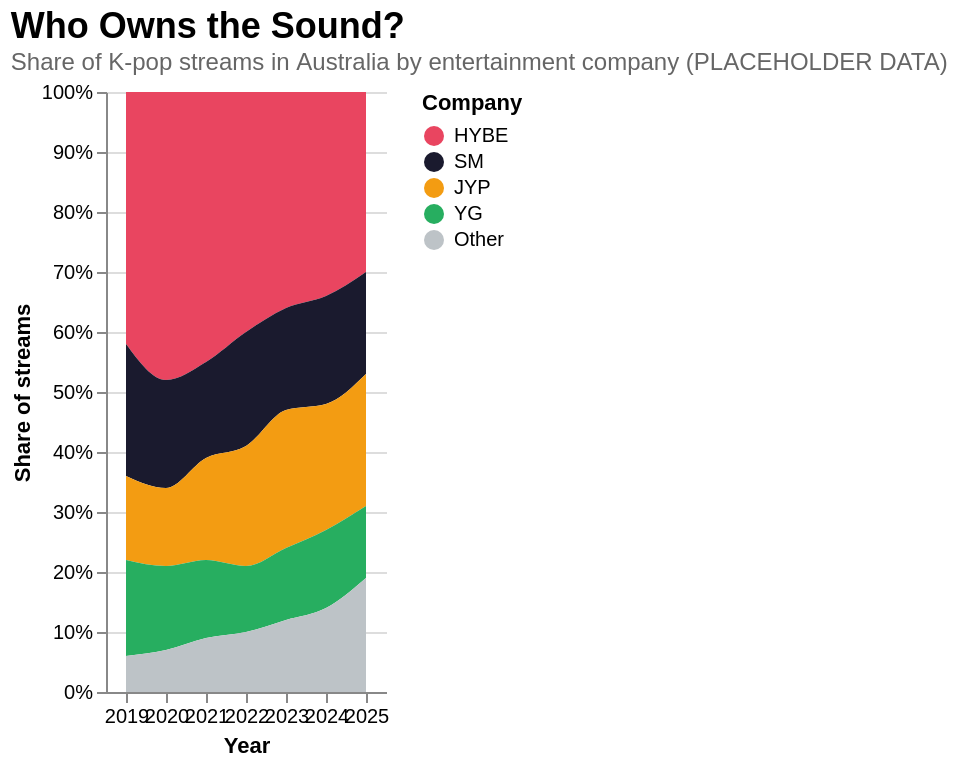

Specify this chart in Vega-Lite:
### Vega-Lite specification from a JSON file in a GitHub repository (floating-point values rounded to 4 significant figures)
{"$schema": "https://vega.github.io/schema/vega-lite/v5.json", "title": {"text": "Who Owns the Sound?", "subtitle": "Share of K-pop streams in Australia by entertainment company (PLACEHOLDER DATA)", "anchor": "start", "fontSize": 18, "subtitleFontSize": 12, "subtitleColor": "#666"}, "width": "container", "height": 300, "data": {"values": [{"year": 2019, "company": "HYBE", "share": 42}, {"year": 2019, "company": "SM", "share": 22}, {"year": 2019, "company": "JYP", "share": 14}, {"year": 2019, "company": "YG", "share": 16}, {"year": 2019, "company": "Other", "share": 6}, {"year": 2020, "company": "HYBE", "share": 48}, {"year": 2020, "company": "SM", "share": 18}, {"year": 2020, "company": "JYP", "share": 13}, {"year": 2020, "company": "YG", "share": 14}, {"year": 2020, "company": "Other", "share": 7}, {"year": 2021, "company": "HYBE", "share": 45}, {"year": 2021, "company": "SM", "share": 16}, {"year": 2021, "company": "JYP", "share": 17}, {"year": 2021, "company": "YG", "share": 13}, {"year": 2021, "company": "Other", "share": 9}, {"year": 2022, "company": "HYBE", "share": 40}, {"year": 2022, "company": "SM", "share": 19}, {"year": 2022, "company": "JYP", "share": 20}, {"year": 2022, "company": "YG", "share": 11}, {"year": 2022, "company": "Other", "share": 10}, {"year": 2023, "company": "HYBE", "share": 36}, {"year": 2023, "company": "SM", "share": 17}, {"year": 2023, "company": "JYP", "share": 23}, {"year": 2023, "company": "YG", "share": 12}, {"year": 2023, "company": "Other", "share": 12}, {"year": 2024, "company": "HYBE", "share": 34}, {"year": 2024, "company": "SM", "share": 18}, {"year": 2024, "company": "JYP", "share": 21}, {"year": 2024, "company": "YG", "share": 13}, {"year": 2024, "company": "Other", "share": 14}, {"year": 2025, "company": "HYBE", "share": 30}, {"year": 2025, "company": "SM", "share": 17}, {"year": 2025, "company": "JYP", "share": 22}, {"year": 2025, "company": "YG", "share": 12}, {"year": 2025, "company": "Other", "share": 19}]}, "mark": {"type": "area", "interpolate": "monotone"}, "encoding": {"x": {"field": "year", "type": "ordinal", "title": "Year", "axis": {"labelAngle": 0}}, "y": {"field": "share", "type": "quantitative", "stack": "normalize", "title": "Share of streams", "axis": {"format": ".0%"}}, "color": {"field": "company", "type": "nominal", "title": "Company", "scale": {"domain": ["HYBE", "SM", "JYP", "YG", "Other"], "range": ["#e94560", "#1a1a2e", "#f39c12", "#27ae60", "#bdc3c7"]}}, "tooltip": [{"field": "year", "title": "Year"}, {"field": "company", "title": "Company"}, {"field": "share", "title": "Share %"}]}, "config": {"view": {"stroke": null}}}
